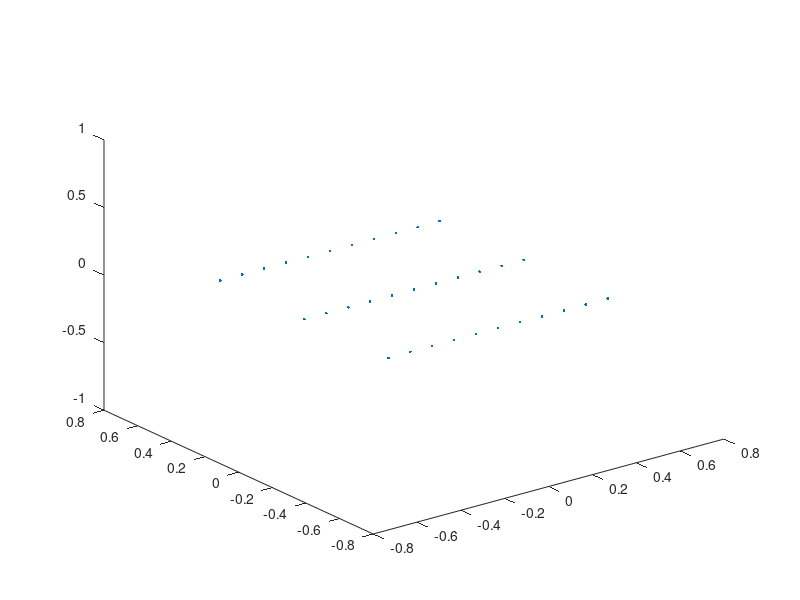

The MATLAB source for this figure:
function [ pointList ] = generatePoints( )
%generatePoints Generates a list of points
%   Detailed explanation goes here

% A very simple point list to start
[X, Y, Z] = ndgrid(-0.5:0.1:0.5, -0.5:0.5:0.5, 0);%, -0.5:0.5:0.5);
pointList = [X(:), Y(:), Z(:)];

% DEBUG: View points
figure, plot3(pointList(:,1), pointList(:,2), pointList(:,3), '.'); 

end

